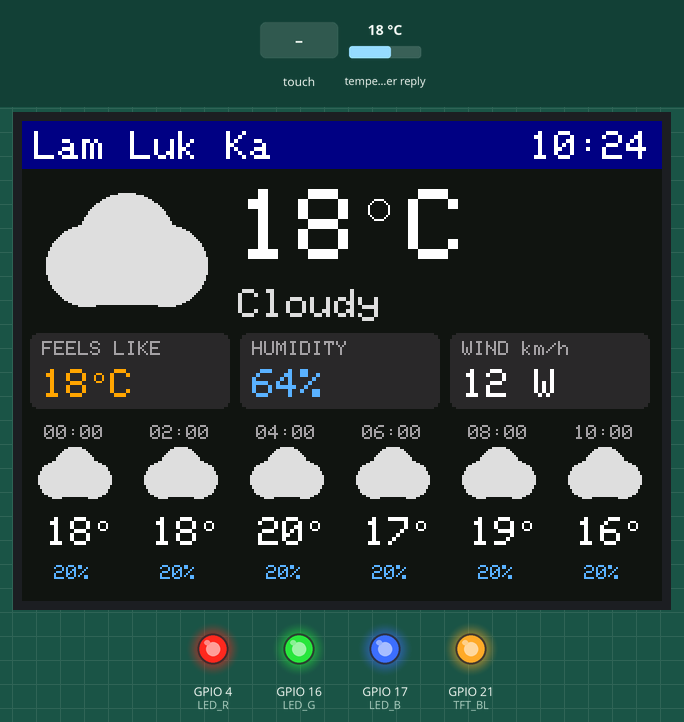
This sketch was run on a simulated ESP32. Parts: 320×240 colour display, output pins drawn as LEDs (lit = HIGH). The test bench sets the inputs (shaded band); at power-on: temperature in the weather reply 18 °C. WiFi joins after 1.5 s; servers stay silent unless stated; the local clock reads 2024-03-15 10:24:30 at power-on unless the sketch sets it; web services answer with replies made up by the test bench; what the sketch prints to the serial monitor is not drawn.

Above: at 3.2 s.
3.3 s: touch panel pressed at 13 % / 10 % of its raw x / y range
At 4.5 s:
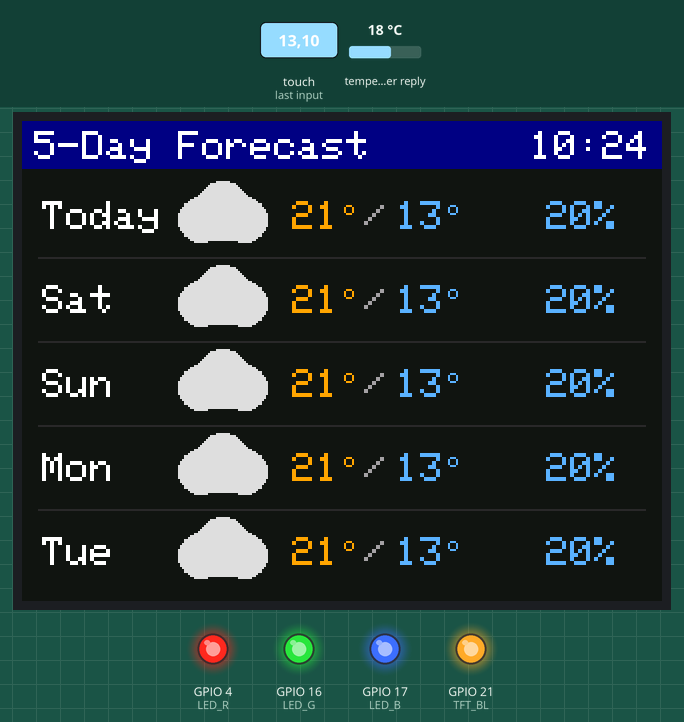
4.9 s: touch panel pressed at 38 % / 10 % of its raw x / y range
At 6.2 s:
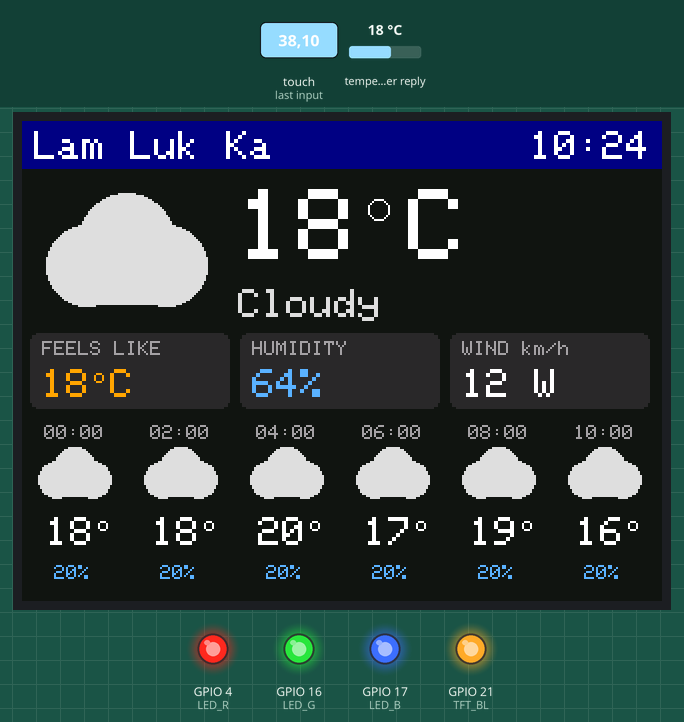
6.5 s: touch panel pressed at 62 % / 10 % of its raw x / y range
At 6.9 s:
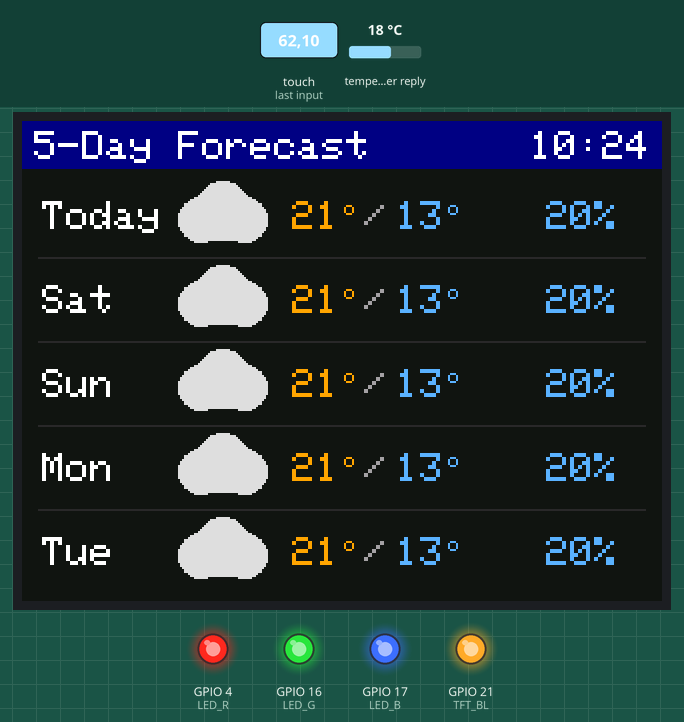
8.1 s: touch panel pressed at 87 % / 10 % of its raw x / y range
At 43.1 s:
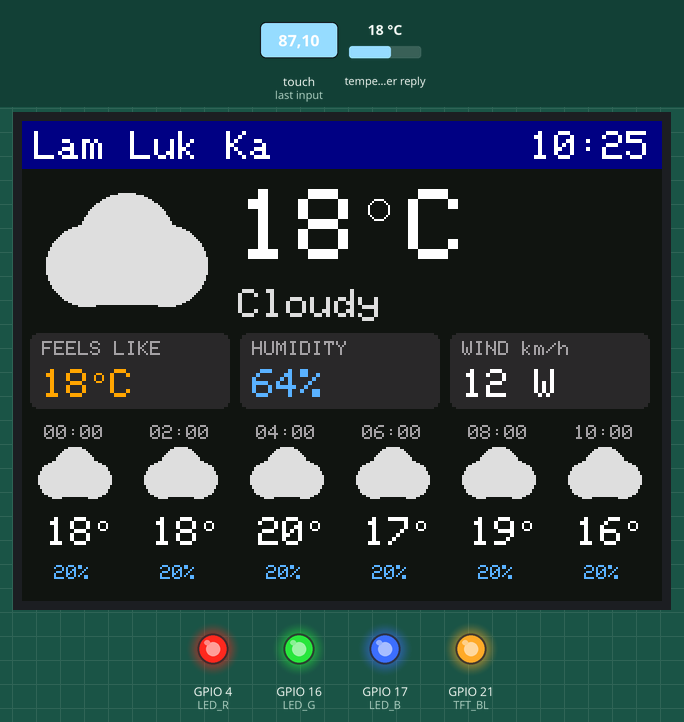
Timing chart, 0 to 43.4 s (numbered marks = the images above; inputs shaded):
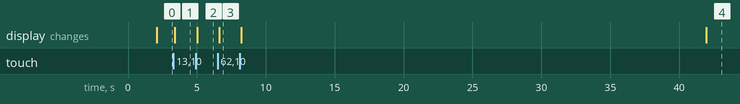

Measured:
- after the input at 3.3 s, the display: changes after 0.11 s (image 1)
- after the input at 4.9 s, the display: changes after 0.12 s (image 2)
- after the input at 6.5 s, the display: changes after 0.11 s (image 3)
- after the input at 8.1 s, the display: first changes after 0.12 s (image 4 shows a later state)

The sketch:

ESP32-2432S028R_Station.ino
```cpp
/*
 * CYD Weather Station - ลำลูกกา
 * ESP32-2432S028R + Open-Meteo API (ฟรี ไม่ต้องใช้ key)
 *
 * ไลบรารี: Adafruit ILI9341, Adafruit GFX, XPT2046_Touchscreen, ArduinoJson (v7)
 * Board: ESP32 Dev Module
 * แตะจอเพื่อสลับหน้า: ปัจจุบัน/รายชั่วโมง <-> พยากรณ์ 5 วัน
 */

#include <WiFi.h>
#include <WiFiClientSecure.h>
#include <HTTPClient.h>
#include <ArduinoJson.h>
#include <SPI.h>
#include <Adafruit_GFX.h>
#include <Adafruit_ILI9341.h>
#include <XPT2046_Touchscreen.h>
#include <time.h>

// ================== ตั้งค่า ==================
#include "secrets.h"              // WIFI_SSID / WIFI_PASS (ไม่ขึ้น git · ดู secrets.example.h)
const float LAT = 13.93;          // ลำลูกกา
const float LON = 100.75;
const char* PLACE = "Lam Luk Ka";
const unsigned long REFRESH_MS = 10UL * 60 * 1000;  // อัปเดตทุก 10 นาที

// ================== ขา CYD ==================
#define TFT_MISO 12
#define TFT_MOSI 13
#define TFT_SCLK 14
#define TFT_CS   15
#define TFT_DC    2
#define TFT_BL   21
#define T_CLK  25
#define T_MISO 39
#define T_MOSI 32
#define T_CS   33
#define T_IRQ  36
#define LED_R 4
#define LED_G 16
#define LED_B 17

// ================== สี ==================
#define BG        0x10A2
#define CARD      0x2945
#define HEADER    0x0010
#define GREY      0xA514
#define RAINBLUE  0x5D9F
#define ORANGE    0xFD20
#define YELLOW    0xFFE0
#define WHITE     0xFFFF
#define CLOUDCOL  0xDEFB
#define DARKCLOUD 0x7BEF

SPIClass tftSPI(HSPI);
SPIClass touchSPI(VSPI);
Adafruit_ILI9341 tft(&tftSPI, TFT_DC, TFT_CS, -1);
XPT2046_Touchscreen ts(T_CS, T_IRQ);

struct Weather {
  bool ok = false;
  float temp, feels, wind;
  int hum, windDir, code;
  bool isDay;
  String hTime[6];
  int hTemp[6], hRain[6], hCode[6];
  int dMax[5], dMin[5], dRain[5], dCode[5];
} w;

int page = 0;
unsigned long lastFetch = 0, lastClock = 0;
const char* DAYS[] = {"Sun", "Mon", "Tue", "Wed", "Thu", "Fri", "Sat"};

// ================== ข้อความสภาพอากาศ (WMO code) ==================
const char* condText(int c) {
  if (c == 0) return "Clear";
  if (c <= 2) return "Partly Cloudy";
  if (c == 3) return "Cloudy";
  if (c == 45 || c == 48) return "Fog";
  if (c >= 51 && c <= 57) return "Drizzle";
  if (c >= 61 && c <= 67) return "Rain";
  if (c >= 80 && c <= 82) return "Showers";
  if (c >= 95) return "Thunderstorm";
  return "---";
}

const char* windDirText(int deg) {
  const char* d[] = {"N", "NE", "E", "SE", "S", "SW", "W", "NW"};
  return d[((deg + 22) / 45) % 8];
}

// ================== ไอคอน ==================
void drawCloud(int cx, int cy, int r, uint16_t col) {
  tft.fillCircle(cx - r / 2, cy + r / 6, r / 2, col);
  tft.fillCircle(cx + r / 2, cy + r / 6, r / 2, col);
  tft.fillCircle(cx, cy - r / 6, r * 6 / 10, col);
  tft.fillRect(cx - r / 2, cy + r / 6, r, r / 2, col);
}

void drawSun(int cx, int cy, int r) {
  tft.fillCircle(cx, cy, r / 2, YELLOW);
  for (int a = 0; a < 8; a++) {
    float rad = a * PI / 4;
    tft.drawLine(cx + cos(rad) * r * 0.65, cy + sin(rad) * r * 0.65,
                 cx + cos(rad) * r, cy + sin(rad) * r, YELLOW);
  }
}

void drawMoon(int cx, int cy, int r) {
  tft.fillCircle(cx, cy, r / 2, CLOUDCOL);
  tft.fillCircle(cx + r / 4, cy - r / 5, r / 2, BG);
}

void drawIcon(int cx, int cy, int r, int code, bool day) {
  if (code == 0) {
    day ? drawSun(cx, cy, r) : drawMoon(cx, cy, r);
  } else if (code <= 2) {
    day ? drawSun(cx - r / 3, cy - r / 3, r * 2 / 3) : drawMoon(cx - r / 3, cy - r / 3, r * 2 / 3);
    drawCloud(cx + r / 6, cy + r / 6, r * 3 / 4, CLOUDCOL);
  } else if (code == 3 || code == 45 || code == 48) {
    drawCloud(cx, cy, r, CLOUDCOL);
  } else if (code >= 95) {
    drawCloud(cx, cy - r / 4, r, DARKCLOUD);
    tft.fillTriangle(cx + r / 6, cy + r / 6, cx - r / 4, cy + r * 3 / 5, cx, cy + r * 3 / 5, YELLOW);
    tft.fillTriangle(cx - r / 12, cy + r / 2, cx + r / 5, cy + r / 2, cx - r / 8, cy + r, YELLOW);
  } else {  // ฝน / ฝนปรอย / ฝนซู่
    drawCloud(cx, cy - r / 4, r, CLOUDCOL);
    for (int i = -1; i <= 1; i++) {
      int x = cx + i * r / 3;
      tft.drawLine(x, cy + r / 2, x - r / 6, cy + r * 9 / 10, RAINBLUE);
      tft.drawLine(x + 1, cy + r / 2, x + 1 - r / 6, cy + r * 9 / 10, RAINBLUE);
    }
  }
}

// พิมพ์อุณหภูมิพร้อมสัญลักษณ์องศา คืนค่าตำแหน่ง x ท้ายข้อความ
int printTemp(int x, int y, int val, int size, uint16_t col, bool withC) {
  tft.setTextSize(size);
  tft.setTextColor(col);
  tft.setCursor(x, y);
  tft.print(val);
  int cx = tft.getCursorX();
  tft.drawCircle(cx + size * 2, y + size * 2, size, col);
  int end = cx + size * 5;
  if (withC) {
    tft.setCursor(end, y);
    tft.print("C");
    end = tft.getCursorX();
  }
  return end;
}

// ================== ดึงข้อมูล ==================
bool fetchWeather() {
  if (WiFi.status() != WL_CONNECTED) {
    WiFi.reconnect();
    return false;
  }

  String url = "https://api.open-meteo.com/v1/forecast?latitude=" + String(LAT, 4) +
               "&longitude=" + String(LON, 4) +
               "&current=temperature_2m,relative_humidity_2m,apparent_temperature,is_day,"
               "weather_code,wind_speed_10m,wind_direction_10m"
               "&hourly=temperature_2m,precipitation_probability,weather_code"
               "&daily=weather_code,temperature_2m_max,temperature_2m_min,precipitation_probability_max"
               "&timezone=Asia%2FBangkok&forecast_days=5&forecast_hours=12";

  WiFiClientSecure client;
  client.setInsecure();
  HTTPClient http;
  http.setTimeout(10000);
  http.begin(client, url);
  int httpCode = http.GET();
  if (httpCode != 200) {
    Serial.printf("HTTP error: %d\n", httpCode);
    http.end();
    return false;
  }
  String payload = http.getString();
  http.end();

  JsonDocument doc;
  if (deserializeJson(doc, payload)) {
    Serial.println("JSON error");
    return false;
  }

  JsonObject cur = doc["current"];
  w.temp    = cur["temperature_2m"];
  w.feels   = cur["apparent_temperature"];
  w.hum     = cur["relative_humidity_2m"];
  w.wind    = cur["wind_speed_10m"];
  w.windDir = cur["wind_direction_10m"];
  w.code    = cur["weather_code"];
  w.isDay   = cur["is_day"].as<int>() == 1;

  JsonObject h = doc["hourly"];
  for (int i = 0; i < 6; i++) {
    int k = i * 2;  // ทุก 2 ชั่วโมง
    w.hTime[i] = h["time"][k].as<String>().substring(11, 16);
    w.hTemp[i] = round(h["temperature_2m"][k].as<float>());
    w.hRain[i] = h["precipitation_probability"][k] | 0;
    w.hCode[i] = h["weather_code"][k] | 0;
  }

  JsonObject d = doc["daily"];
  for (int i = 0; i < 5; i++) {
    w.dMax[i]  = round(d["temperature_2m_max"][i].as<float>());
    w.dMin[i]  = round(d["temperature_2m_min"][i].as<float>());
    w.dRain[i] = d["precipitation_probability_max"][i] | 0;
    w.dCode[i] = d["weather_code"][i] | 0;
  }

  w.ok = true;
  Serial.printf("Updated: %.1fC, code %d\n", w.temp, w.code);
  return true;
}

// ================== วาดหน้าจอ ==================
void drawHeader() {
  tft.fillRect(0, 0, 320, 24, HEADER);
  tft.setTextSize(2);
  tft.setTextColor(WHITE);
  tft.setCursor(6, 5);
  tft.print(page == 0 ? PLACE : "5-Day Forecast");

  struct tm t;
  if (getLocalTime(&t, 50)) {
    char buf[6];
    strftime(buf, sizeof(buf), "%H:%M", &t);
    tft.setCursor(254, 5);
    tft.print(buf);
  }
}

void drawNoData() {
  tft.setTextSize(2);
  tft.setTextColor(GREY);
  tft.setCursor(60, 110);
  tft.print("Loading data...");
}

void drawPage1() {
  tft.fillScreen(BG);
  drawHeader();
  if (!w.ok) { drawNoData(); return; }

  // ปัจจุบัน
  drawIcon(52, 66, 40, w.code, w.isDay);
  printTemp(108, 34, round(w.temp), 5, WHITE, true);
  tft.setTextSize(2);
  tft.setTextColor(CLOUDCOL);
  tft.setCursor(108, 84);
  tft.print(condText(w.code));

  // กล่องรายละเอียด
  const char* labels[3] = {"FEELS LIKE", "HUMIDITY", "WIND km/h"};
  for (int i = 0; i < 3; i++) {
    int bx = 4 + i * 105;
    tft.fillRoundRect(bx, 106, 100, 38, 4, CARD);
    tft.setTextSize(1);
    tft.setTextColor(GREY);
    tft.setCursor(bx + 6, 110);
    tft.print(labels[i]);
  }
  printTemp(10, 124, round(w.feels), 2, ORANGE, true);
  tft.setTextSize(2);
  tft.setTextColor(RAINBLUE);
  tft.setCursor(115, 124);
  tft.print(String(w.hum) + "%");
  tft.setTextColor(WHITE);
  tft.setCursor(220, 124);
  tft.print(String((int)round(w.wind)) + " " + windDirText(w.windDir));

  // รายชั่วโมง
  for (int i = 0; i < 6; i++) {
    int cx = i * 53 + 26;
    int hh = w.hTime[i].substring(0, 2).toInt();
    tft.setTextSize(1);
    tft.setTextColor(GREY);
    tft.setCursor(cx - 15, 152);
    tft.print(w.hTime[i]);
    drawIcon(cx, 176, 18, w.hCode[i], hh >= 6 && hh < 18);
    printTemp(cx - 14, 198, w.hTemp[i], 2, WHITE, false);
    tft.setTextSize(1);
    tft.setTextColor(RAINBLUE);
    tft.setCursor(cx - 10, 222);
    tft.print(String(w.hRain[i]) + "%");
  }
}

void drawPage2() {
  tft.fillScreen(BG);
  drawHeader();
  if (!w.ok) { drawNoData(); return; }

  struct tm t;
  bool haveTime = getLocalTime(&t, 50);

  for (int i = 0; i < 5; i++) {
    int y = 28 + i * 42;
    if (i > 0) tft.drawFastHLine(8, y - 2, 304, CARD);

    tft.setTextSize(2);
    tft.setTextColor(WHITE);
    tft.setCursor(10, y + 12);
    if (i == 0) tft.print("Today");
    else if (haveTime) tft.print(DAYS[(t.tm_wday + i) % 7]);
    else tft.print("+" + String(i));

    drawIcon(100, y + 18, 22, w.dCode[i], true);

    int ex = printTemp(135, y + 12, w.dMax[i], 2, ORANGE, false);
    tft.setTextColor(GREY);
    tft.setCursor(ex + 2, y + 12);
    tft.print("/");
    printTemp(ex + 18, y + 12, w.dMin[i], 2, RAINBLUE, false);

    tft.setTextColor(RAINBLUE);
    tft.setCursor(262, y + 12);
    tft.print(String(w.dRain[i]) + "%");
  }
}

void drawPage() {
  page == 0 ? drawPage1() : drawPage2();
}

// ================== setup / loop ==================
void setup() {
  Serial.begin(115200);

  pinMode(LED_R, OUTPUT); digitalWrite(LED_R, HIGH);
  pinMode(LED_G, OUTPUT); digitalWrite(LED_G, HIGH);
  pinMode(LED_B, OUTPUT); digitalWrite(LED_B, HIGH);
  pinMode(TFT_BL, OUTPUT); digitalWrite(TFT_BL, HIGH);

  tftSPI.begin(TFT_SCLK, TFT_MISO, TFT_MOSI, TFT_CS);
  tft.begin(40000000);
  tft.setRotation(1);

  touchSPI.begin(T_CLK, T_MISO, T_MOSI, T_CS);
  ts.begin(touchSPI);
  ts.setRotation(1);

  tft.fillScreen(BG);
  tft.setTextSize(2);
  tft.setTextColor(WHITE);
  tft.setCursor(40, 110);
  tft.print("Connecting WiFi...");

  WiFi.mode(WIFI_STA);
  WiFi.begin(WIFI_SSID, WIFI_PASS);
  unsigned long start = millis();
  while (WiFi.status() != WL_CONNECTED && millis() - start < 20000) {
    delay(300);
    Serial.print(".");
  }
  Serial.println(WiFi.status() == WL_CONNECTED ? "\nWiFi OK" : "\nWiFi FAIL");

  configTime(7 * 3600, 0, "pool.ntp.org", "time.google.com");  // เวลาไทย UTC+7

  fetchWeather();
  lastFetch = millis();
  lastClock = millis();
  drawPage();
}

void loop() {
  // แตะจอเพื่อสลับหน้า
  if (ts.tirqTouched() && ts.touched()) {
    page ^= 1;
    drawPage();
    while (ts.touched()) delay(10);
    delay(150);
  }

  // อัปเดตข้อมูล (ถ้าล้มเหลวจะลองใหม่ใน 1 นาที)
  if (millis() - lastFetch > REFRESH_MS) {
    if (fetchWeather()) {
      lastFetch = millis();
      drawPage();
    } else {
      lastFetch = millis() - REFRESH_MS + 60000;
    }
  }

  // อัปเดตนาฬิกาทุก 20 วินาที
  if (millis() - lastClock > 20000) {
    lastClock = millis();
    drawHeader();
  }
}
```

secrets.example.h
```cpp
// คัดลอกไฟล์นี้เป็น secrets.h แล้วใส่ WiFi จริง (secrets.h ไม่ถูก commit ขึ้น git)
#pragma once

const char* WIFI_SSID = "YOUR_WIFI";
const char* WIFI_PASS = "YOUR_PASSWORD";
```
